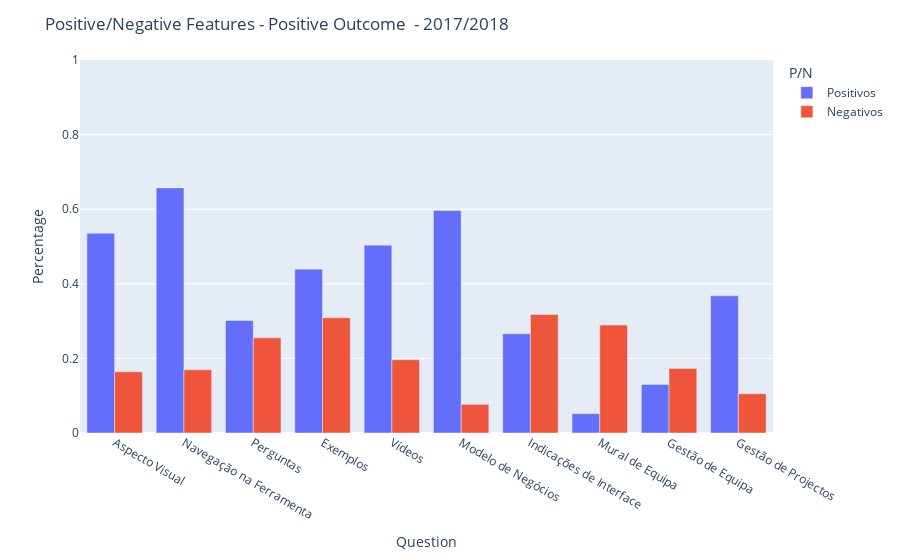

Notebook source saved alongside this figure:
### Code cell
del Ano20172018PO['Está satisfeito com a ferramenta DreamShaper?']
del Ano20172018PO['Quanto aprendeu com a DreamShaper?']
del Ano20172018PO['Quanto aprendeu com a DreamShaper?Encod']


Ano20172018POSum=Ano20172018PO.sum(axis = 0, skipna = True) 
Ano20172018POSum = pd.DataFrame(Ano20172018POSum)
Ano20172018POSum['Year'] = 2018
Ano20172018POSum.reset_index(level=0, inplace=True)
Ano20172018POSum.columns=[['Question', 'Counts', 'Year']]
Ano20172018POSum['population'] = 560

Ano20172018POSum.to_csv(r'Data/PositivosNegativosStandardized/Ano20172018POSum.csv', index = False)
Ano20172018POSum = pd.read_csv('Data/PositivosNegativosStandardized/Ano20172018POSum.csv', sep=',')
Ano20172018POSum['Percentage'] = Ano20172018POSum['Counts']/Ano20172018POSum['population']
Ano20172018POSum.to_csv(r'Data/PositivosNegativosStandardized/Ano20172018POSum.csv', index = False)



Ano20172018POSum[['P/N','Question']] = Ano20172018POSum.Question.str.split(":",expand=True) 

import plotly_express as px

fig = px.bar(Ano20172018POSum, x="Question", y="Percentage", color='P/N', barmode='group',
            animation_frame='Year', hover_name='Question', range_y=[0,1])
fig.update_layout(title_text='Positive/Negative Features - Positive Outcome  - 2017/2018')
fig.update_layout(xaxis_type='category')


fig.show()
fig.write_image('Outputs/ImageOutputsYear/figurePosNegLiked20172018.png')

### Figure 1 — Plotly figure (JSON) as saved in the notebook; plotly's stock layout.template omitted (floating-point values rounded to 4 significant figures)
{"data": [{"alignmentgroup": "True", "hovertemplate": "<b>%{hovertext}</b><br><br>P/N=Positivos<br>Year=2018<br>Question=%{x}<br>Percentage=%{y}<extra></extra>", "hovertext": ["Aspecto Visual", "Navegação na Ferramenta", "Perguntas", "Exemplos", "Vídeos", "Modelo de Negócios", "Indicações de Interface", "Mural de Equipa", "Gestão de Equipa", "Gestão de Projectos"], "legendgroup": "Positivos", "marker": {"color": "#636efa"}, "name": "Positivos", "offsetgroup": "Positivos", "orientation": "v", "showlegend": true, "textposition": "auto", "type": "bar", "x": ["Aspecto Visual", "Navegação na Ferramenta", "Perguntas", "Exemplos", "Vídeos", "Modelo de Negócios", "Indicações de Interface", "Mural de Equipa", "Gestão de Equipa", "Gestão de Projectos"], "xaxis": "x", "y": [0.5357, 0.6571, 0.3018, 0.4393, 0.5036, 0.5964, 0.2661, 0.05179, 0.1304, 0.3679], "yaxis": "y"}, {"alignmentgroup": "True", "hovertemplate": "<b>%{hovertext}</b><br><br>P/N=Negativos<br>Year=2018<br>Question=%{x}<br>Percentage=%{y}<extra></extra>", "hovertext": ["Aspecto Visual", "Navegação na Ferramenta", "Perguntas", "Exemplos", "Vídeos", "Modelo de Negócios", "Indicações de Interface", "Mural de Equipa", "Gestão de Equipa", "Gestão de Projectos"], "legendgroup": "Negativos", "marker": {"color": "#EF553B"}, "name": "Negativos", "offsetgroup": "Negativos", "orientation": "v", "showlegend": true, "textposition": "auto", "type": "bar", "x": ["Aspecto Visual", "Navegação na Ferramenta", "Perguntas", "Exemplos", "Vídeos", "Modelo de Negócios", "Indicações de Interface", "Mural de Equipa", "Gestão de Equipa", "Gestão de Projectos"], "xaxis": "x", "y": [0.1643, 0.1696, 0.2554, 0.3089, 0.1964, 0.07679, 0.3179, 0.2893, 0.1732, 0.1054], "yaxis": "y"}], "layout": {"barmode": "group", "legend": {"title": {"text": "P/N"}, "tracegroupgap": 0}, "margin": {"t": 60}, "title": {"text": "Positive/Negative Features - Positive Outcome  - 2017/2018"}, "xaxis": {"anchor": "y", "domain": [0, 1], "title": {"text": "Question"}, "type": "category"}, "yaxis": {"anchor": "x", "domain": [0, 1], "range": [0, 1], "title": {"text": "Percentage"}}}}
